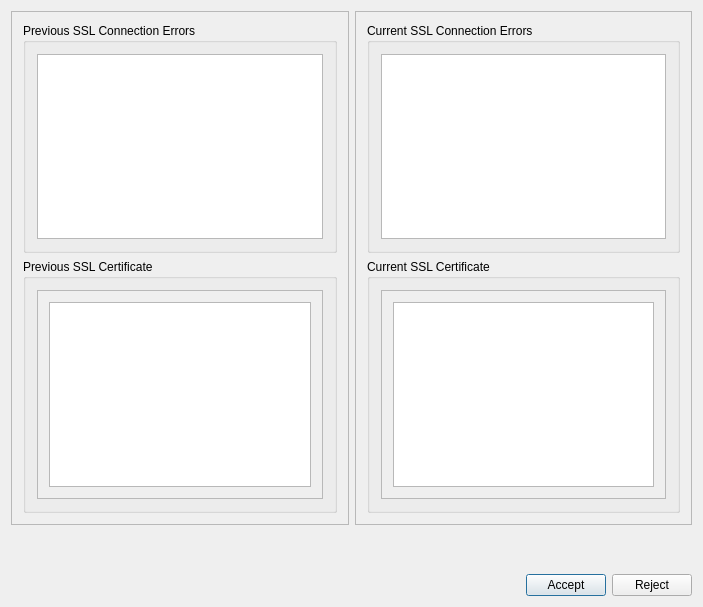
<?xml version="1.0" encoding="UTF-8"?>
<ui version="4.0">
 <class>SslErrorCheckerClass</class>
 <widget class="QDialog" name="SslErrorCheckerClass">
  <property name="geometry">
   <rect>
    <x>0</x>
    <y>0</y>
    <width>703</width>
    <height>607</height>
   </rect>
  </property>
  <property name="windowTitle">
   <string>Confirm or reject server's SSL errors</string>
  </property>
  <layout class="QVBoxLayout" name="verticalLayout_9">
   <item>
    <layout class="QHBoxLayout" name="horizontalLayout">
     <item>
      <widget class="QFrame" name="previousFrame">
       <property name="frameShape">
        <enum>QFrame::StyledPanel</enum>
       </property>
       <property name="frameShadow">
        <enum>QFrame::Raised</enum>
       </property>
       <layout class="QVBoxLayout" name="verticalLayout_4">
        <item>
         <widget class="QGroupBox" name="groupBox_2">
          <property name="enabled">
           <bool>true</bool>
          </property>
          <property name="title">
           <string>Previous SSL Connection Errors</string>
          </property>
          <layout class="QVBoxLayout" name="verticalLayout_3">
           <item>
            <widget class="QListWidget" name="SSLErrorsList">
             <property name="enabled">
              <bool>true</bool>
             </property>
            </widget>
           </item>
          </layout>
         </widget>
        </item>
        <item>
         <widget class="QGroupBox" name="groupBox">
          <property name="title">
           <string>Previous SSL Certificate</string>
          </property>
          <layout class="QVBoxLayout" name="verticalLayout">
           <item>
            <widget class="QScrollArea" name="scrollArea">
             <property name="widgetResizable">
              <bool>true</bool>
             </property>
             <widget class="QWidget" name="scrollAreaWidgetContents">
              <property name="geometry">
               <rect>
                <x>0</x>
                <y>0</y>
                <width>291</width>
                <height>206</height>
               </rect>
              </property>
              <layout class="QVBoxLayout" name="verticalLayout_2">
               <item>
                <widget class="QPlainTextEdit" name="existingCertificate"/>
               </item>
              </layout>
             </widget>
            </widget>
           </item>
          </layout>
         </widget>
        </item>
       </layout>
      </widget>
     </item>
     <item>
      <widget class="QFrame" name="frame_2">
       <property name="frameShape">
        <enum>QFrame::StyledPanel</enum>
       </property>
       <property name="frameShadow">
        <enum>QFrame::Raised</enum>
       </property>
       <layout class="QVBoxLayout" name="verticalLayout_5">
        <item>
         <widget class="QGroupBox" name="groupBox_3">
          <property name="enabled">
           <bool>true</bool>
          </property>
          <property name="title">
           <string>Current SSL Connection Errors</string>
          </property>
          <layout class="QVBoxLayout" name="verticalLayout_6">
           <item>
            <widget class="QListWidget" name="SSLErrorsListNew">
             <property name="enabled">
              <bool>true</bool>
             </property>
            </widget>
           </item>
          </layout>
         </widget>
        </item>
        <item>
         <widget class="QGroupBox" name="groupBox_4">
          <property name="title">
           <string>Current SSL Certificate</string>
          </property>
          <layout class="QVBoxLayout" name="verticalLayout_7">
           <item>
            <widget class="QScrollArea" name="scrollArea_2">
             <property name="widgetResizable">
              <bool>true</bool>
             </property>
             <widget class="QWidget" name="scrollAreaWidgetContents_2">
              <property name="geometry">
               <rect>
                <x>0</x>
                <y>0</y>
                <width>290</width>
                <height>206</height>
               </rect>
              </property>
              <layout class="QVBoxLayout" name="verticalLayout_8">
               <item>
                <widget class="QPlainTextEdit" name="newCertificate"/>
               </item>
              </layout>
             </widget>
            </widget>
           </item>
          </layout>
         </widget>
        </item>
       </layout>
      </widget>
     </item>
    </layout>
   </item>
   <item>
    <spacer name="verticalSpacer">
     <property name="orientation">
      <enum>Qt::Vertical</enum>
     </property>
     <property name="sizeHint" stdset="0">
      <size>
       <width>20</width>
       <height>56</height>
      </size>
     </property>
    </spacer>
   </item>
   <item>
    <layout class="QHBoxLayout" name="_18">
     <property name="spacing">
      <number>6</number>
     </property>
     <property name="margin">
      <number>0</number>
     </property>
     <item>
      <spacer name="Horizontal Spacing2_2">
       <property name="orientation">
        <enum>Qt::Horizontal</enum>
       </property>
       <property name="sizeType">
        <enum>QSizePolicy::Expanding</enum>
       </property>
       <property name="sizeHint" stdset="0">
        <size>
         <width>20</width>
         <height>20</height>
        </size>
       </property>
      </spacer>
     </item>
     <item>
      <widget class="QPushButton" name="buttonOk">
       <property name="toolTip">
        <string>The above SSL errors are all acceptable</string>
       </property>
       <property name="text">
        <string>Accept</string>
       </property>
       <property name="shortcut">
        <string/>
       </property>
       <property name="autoDefault">
        <bool>true</bool>
       </property>
       <property name="default">
        <bool>true</bool>
       </property>
      </widget>
     </item>
     <item>
      <widget class="QPushButton" name="buttonCancel">
       <property name="toolTip">
        <string>One or more of the above SSL errors are not acceptable. Server will not be used.</string>
       </property>
       <property name="text">
        <string>Reject</string>
       </property>
       <property name="shortcut">
        <string/>
       </property>
       <property name="autoDefault">
        <bool>true</bool>
       </property>
      </widget>
     </item>
    </layout>
   </item>
  </layout>
 </widget>
 <layoutdefault spacing="6" margin="11"/>
 <resources/>
 <connections/>
</ui>
